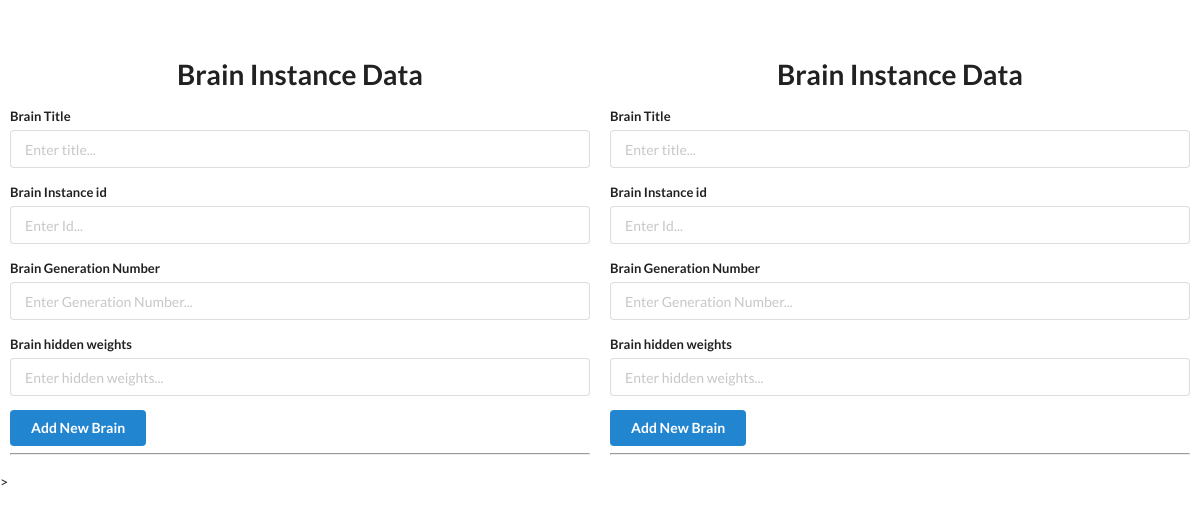
Before: / with the older database file.
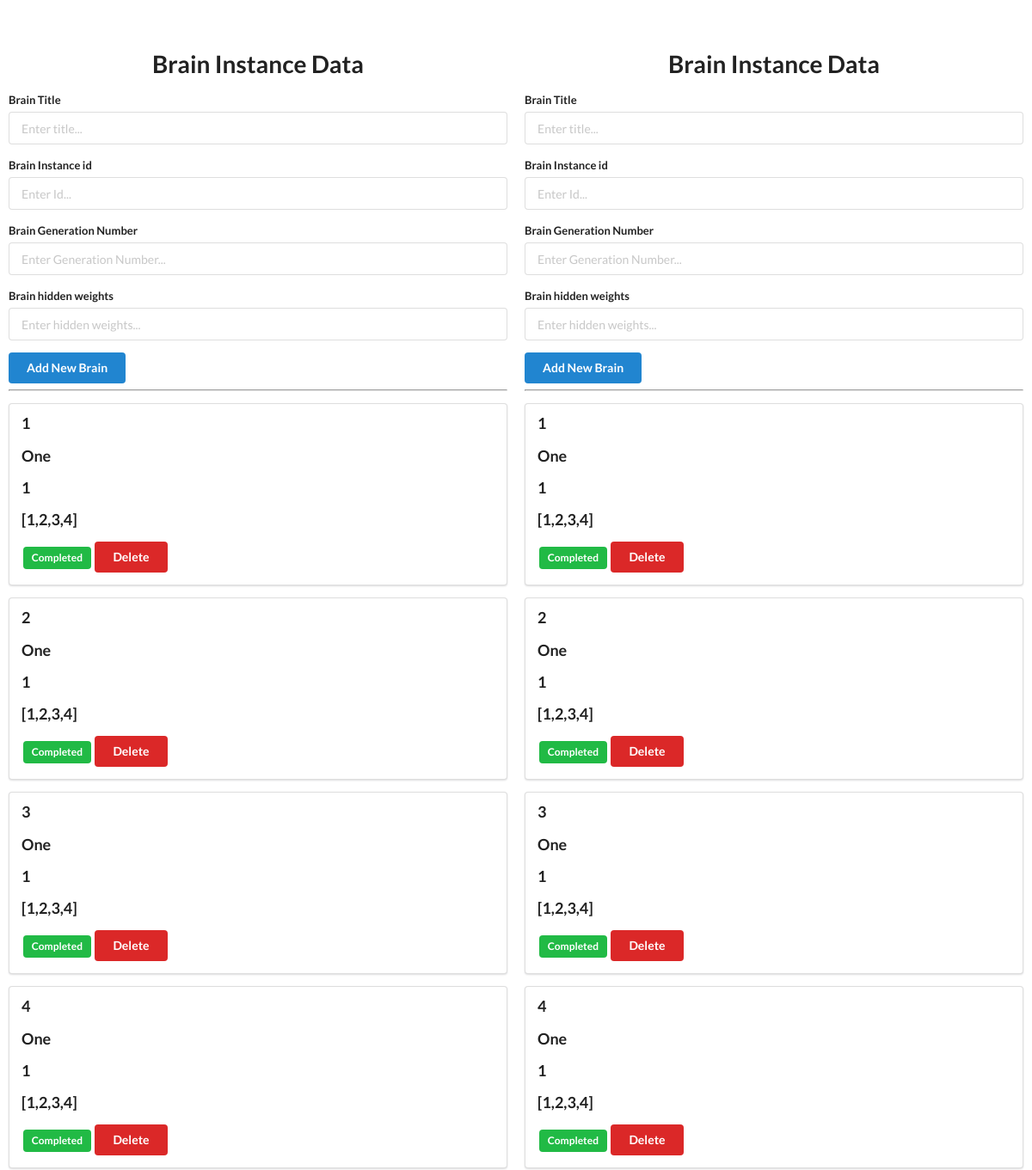
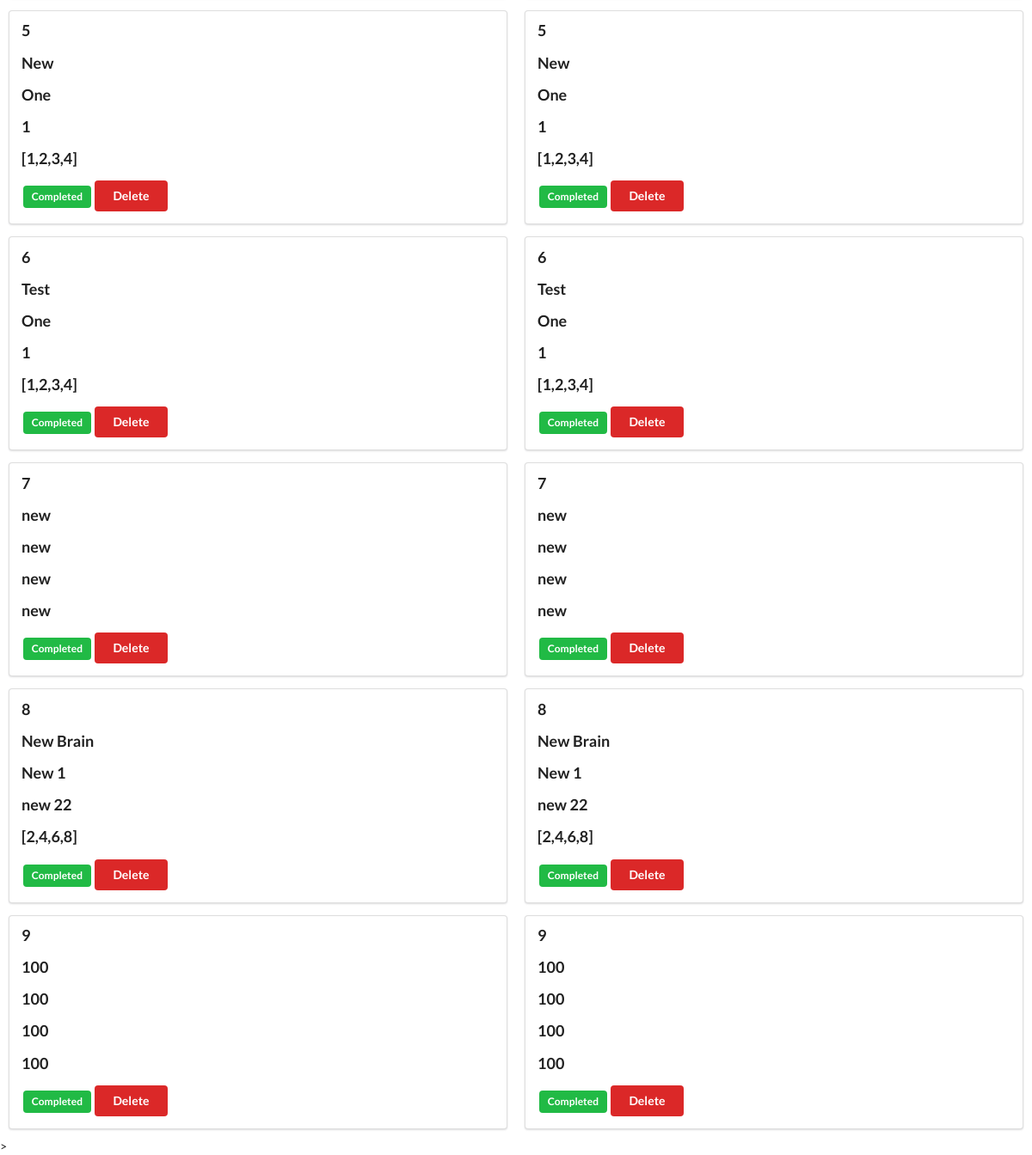
After: the same page with the newer database file (2 pictures, top to bottom).
### web_page/models.py (models this page shows, shortened)
class BrainInstanceModel(models.Model):
    title = models.CharField(max_length=350)
    brain_id = models.CharField(max_length=350)
    generation_num = models.CharField(max_length=350)
    hidden_weights = models.CharField(max_length=350)
    output_weights = models.CharField(max_length=350)
    fitness = models.CharField(max_length=350)
    traversed_path = models.CharField(max_length=350)
    fitness_by_step = models.CharField(max_length=350)

### web_page/views.py (the view)
# urls.py: path("", views.index, name="index"),
def index(request):
    all_brain_instances = BrainInstanceModel.objects.all()
    return render(request, "base.html", {"BrainInstance_list": all_brain_instances})

### templates/base.html (shortened to what this page needs)
<!DOCTYPE html>
<html lang="en">
<head>
    <link rel="stylesheet" href="https://cdn.jsdelivr.net/npm/semantic-ui@2.4.2/dist/semantic.min.css">
</head>
<body>
    <div style="max-width: 900;" class = "container">
    <div    class="row">
            <div style="margin-top: 50px;" class="column">
            <h1 class="ui center aligned header">Brain Instance Data</h1>
            <form class="ui form" action="/add" method="post">
                <div class="field">
                    <label>Brain Title</label>
                    <input type="text" name="title" placeholder="Enter title..."><br>
                </div>
                <div class="field">
                    <label>Brain Instance id</label>
                    <input type="text" name="brain_instance_id" placeholder="Enter Id..."><br>
                </div>
                <div class="field">
                    <label>Brain Generation Number</label>
                    <input type="text" name="generation_number" placeholder="Enter Generation Number..."><br>
                </div>
                <div class="field">
                    <label>Brain hidden weights</label>
                    <input type="text" name="hidden_weights" placeholder="Enter hidden weights..."><br>
                </div>
                <button class="ui blue button" type="submit">Add New Brain</button>
            </form>
            <hr>
            {% for BrainInstance in BrainInstance_list %}
            <div class="ui segment">
                <p class="ui big header">{{ BrainInstance.id }}</p>
                <p class="ui big header">{{ BrainInstance.title }}</p>
                <p class="ui big header">{{ BrainInstance.brain_id }}</p>
                <p class="ui big header">{{ BrainInstance.generation_num }}</p>
                <p class="ui big header">{{ BrainInstance.hidden_weights }}</p>
                {% if BrainInstance.complete == False %}
                <span class="ui gray label">Not Complete</span>
                {% else %}
                <span class="ui green label">Completed</span>
                {% endif %}
                <a class="ui red button" href="/delete/{{ BrainInstance.id }}">Delete</a>
            </div>
            {% endfor %}
            </div>
            <div style="margin-top: 50px;" class="column"">
                <h1 class="ui center aligned header">Brain Instance Data</h1>
                <form class="ui form" action="/add" method="post">
                    <div class="field">
                        <label>Brain Title</label>
                        <input type="text" name="title" placeholder="Enter title..."><br>
                    </div>
                    <div class="field">
                        <label>Brain Instance id</label>
                        <input type="text" name="brain_instance_id" placeholder="Enter Id..."><br>
                    </div>
                    <div class="field">
                        <label>Brain Generation Number</label>
                        <input type="text" name="generation_number" placeholder="Enter Generation Number..."><br>
                    </div>
                    <div class="field">
                        <label>Brain hidden weights</label>
                        <input type="text" name="hidden_weights" placeholder="Enter hidden weights..."><br>
                    </div>
                    <button class="ui blue button" type="submit">Add New Brain</button>
                </form>
                <hr>
                {% for BrainInstance in BrainInstance_list %}
                <div class="ui segment">
                    <p class="ui big header">{{ BrainInstance.id }}</p>
                    <p class="ui big header">{{ BrainInstance.title }}</p>
                    <p class="ui big header">{{ BrainInstance.brain_id }}</p>
                    <p class="ui big header">{{ BrainInstance.generation_num }}</p>
                    <p class="ui big header">{{ BrainInstance.hidden_weights }}</p>
                    {% if BrainInstance.complete == False %}
                    <span class="ui gray label">Not Complete</span>
                    {% else %}
                    <span class="ui green label">Completed</span>
                    {% endif %}
                    <a class="ui red button" href="/delete/{{ BrainInstance.id }}">Delete</a>
                </div>
                {% endfor %}
            </div>
    </div>
    </div>>
</body>
</html>

### templates/base.html (style rules this page uses)
* { box-sizing: border-box; }
.column { float: left; width: 50%; padding: 10px; }
.row:after { content: ""; display: table; clear: both; }

Changed rows visible on the page:
added BrainInstanceModel: id "1", brain_id "One", generation_num "1", hidden_weights "[1,2,3,4]"
added BrainInstanceModel: id "2", brain_id "One", generation_num "1", hidden_weights "[1,2,3,4]"
added BrainInstanceModel: id "3", brain_id "One", generation_num "1", hidden_weights "[1,2,3,4]"
added BrainInstanceModel: id "4", brain_id "One", generation_num "1", hidden_weights "[1,2,3,4]"
added BrainInstanceModel: id "5", title "New", brain_id "One", generation_num "1", hidden_weights "[1,2,3,4]"
added BrainInstanceModel: id "6", title "Test", brain_id "One", generation_num "1", hidden_weights "[1,2,3,4]"
added BrainInstanceModel: id "7", title "new", brain_id "new", generation_num "new", hidden_weights "new"
added BrainInstanceModel: id "8", title "New Brain", brain_id "New 1", generation_num "new 22", hidden_weights "[2,4,6,8]"
added BrainInstanceModel: id "9", title "100", brain_id "100", generation_num "100", hidden_weights "100"
